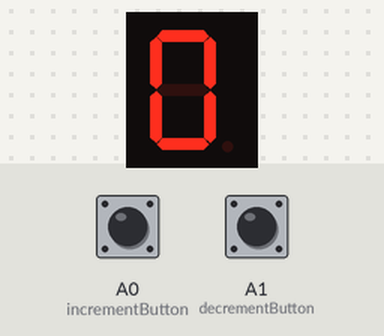
A sketch run on a simulated Arduino Uno, built with avr-gcc and run on an emulated ATmega328P. Parts: 1-digit seven-segment display. Wiring (inferred from the names in the program): 1-digit 7-segment display, segments lit when HIGH: segments pin 2, pin 3, pin 4, pin 5, pin 6, pin 7, pin 8. Inputs (shaded band) come from the test bench; at power-on: A0 (incrementButton) LOW, A1 (decrementButton) LOW. The segment pins are drawn as the display they are named for.

Above: at 1.2 s.
1.3 s: A0 (incrementButton) pulled HIGH for 1 s
At 3.2 s:
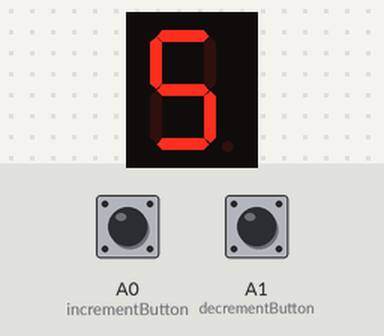
3.8 s: A1 (decrementButton) pulled HIGH for 3.2 s
At 8.0 s:
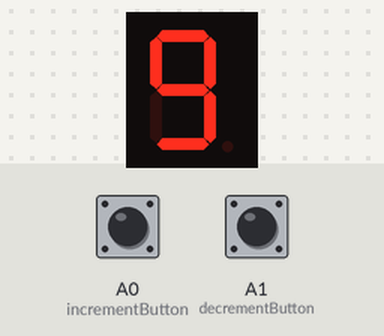
Timing chart, 0 to 9.5 s (numbered marks = the images above; inputs shaded):
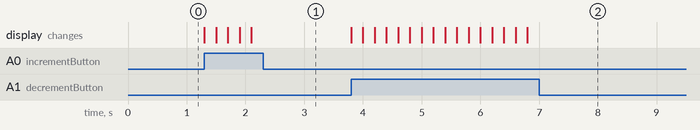

The sketch:

Counter_7_Segment.ino
```cpp
int incrementButton = A0;
int decrementButton = A1;

int a = 2;
int b = 3;
int c = 4;
int d = 5;
int e = 6;
int f = 7;
int g = 8;
int segmentPins[7] = {a, b, c, d, e, f, g};

const int digits[10][7] = {
  // A,B,C,D,E,F,G
  {1,1,1,1,1,1,0}, // 0
  {0,1,1,0,0,0,0}, // 1
  {1,1,0,1,1,0,1}, // 2
  {1,1,1,1,0,0,1}, // 3
  {0,1,1,0,0,1,1}, // 4
  {1,0,1,1,0,1,1}, // 5
  {1,0,1,1,1,1,1}, // 6
  {1,1,1,0,0,0,0}, // 7
  {1,1,1,1,1,1,1}, // 8
  {1,1,1,1,0,1,1}  // 9
};

int counter = 0;
int incrementState;
int decrementState;

void setup(){
  Serial.begin(9600);

  pinMode(incrementButton, INPUT);
  pinMode(decrementButton, INPUT);

  for(int i = 0; i < 7; i++){
    pinMode(segmentPins[i], OUTPUT);
  }

}

void display(int number){
  for (int i = 0; i < 7; i++){
    digitalWrite(segmentPins[i], digits[number][i]);
  }
}

void loop(){
  display(counter);
  incrementState = digitalRead(incrementButton);
  if(incrementState){
    if(counter == 9){
      counter = 0;
    }
    else{
      counter += 1;
    }
    display(counter);
    delay(200);
  }
  decrementState = digitalRead(decrementButton);
   if(decrementState){
    if(counter == 0){
      counter = 9;
    }
    else{
      counter -= 1;
    }

    display(counter);
    delay(200);
  }
}
```

Measured:
- after the input at 1.3 s, the display: first changes at once (image 1 shows a later state)
- after the input at 3.8 s, the display: first changes at once (image 2 shows a later state)
